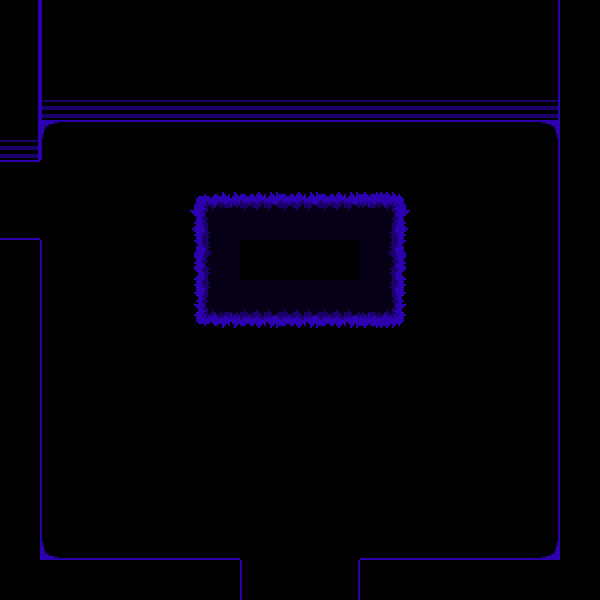

Tiled map render using the project's own tile images. Description and the whole map definition, tile-layer contents included, below:
An orthogonal 15x15 tile map with 40x40 px tiles, 2 tile layers (Tile Layer 1, decals), 2 tilesets and 18 objects (2x interactable, 2x transition, chest, spawn, west, ...).

<map version="1.9" tiledversion="1.9.0" orientation="orthogonal" renderorder="right-down" width="15" height="15" tilewidth="40" tileheight="40" infinite="0" nextlayerid="6" nextobjectid="26">
 <editorsettings>
  <export target="data.lua" format="lua" />
 </editorsettings>
 <properties>
  <property name="border" value="dev" />
  <property name="music" value="greenroom" />
 </properties>
 <tileset firstgid="1" source="../../../../../tilesets/devroom.tsx" />
 <tileset firstgid="73" source="../../../../../tilesets/devroom-objects.tsx" />
 <layer id="1" name="Tile Layer 1" width="15" height="15">
  <data encoding="csv">
9,7,8,8,8,8,8,8,8,8,8,8,8,9,8,
9,7,8,8,8,8,8,8,8,8,8,8,8,9,8,
9,4,5,5,5,5,5,5,5,5,5,5,5,6,8,
6,1,2,2,2,2,2,2,2,2,2,2,2,3,8,
2,8,8,8,8,8,8,8,8,8,8,8,8,9,8,
14,8,8,8,8,8,8,8,8,8,8,8,8,9,8,
8,7,8,8,8,8,8,8,8,8,8,8,8,9,8,
8,7,8,8,8,8,8,8,8,8,8,8,8,9,8,
8,7,8,8,8,8,8,8,8,8,8,8,8,9,8,
8,7,8,8,8,8,8,8,8,8,8,8,8,9,8,
8,7,8,8,8,8,8,8,8,8,8,8,8,9,8,
8,7,8,8,8,8,8,8,8,8,8,8,8,9,8,
8,7,8,8,8,8,8,8,8,8,8,8,8,9,8,
8,13,14,14,14,14,8,8,8,14,14,14,14,15,8,
8,8,8,8,8,8,7,8,9,8,8,8,8,8,8
</data>
 </layer>
 <layer id="3" name="decals" width="15" height="15">
  <data encoding="csv">
0,0,0,0,0,0,0,0,0,0,0,0,0,0,0,
0,0,0,0,0,0,0,0,0,0,0,0,0,0,0,
0,0,0,0,0,0,0,0,0,0,0,0,0,0,0,
0,0,0,0,0,0,0,0,0,0,0,0,0,0,0,
0,0,0,0,37,38,39,39,39,40,41,0,0,0,0,
0,0,0,0,43,44,45,45,45,46,47,0,0,0,0,
0,0,0,0,49,50,0,0,0,52,53,0,0,0,0,
0,0,0,0,55,56,57,57,57,58,59,0,0,0,0,
0,0,0,0,61,62,63,63,63,64,65,0,0,0,0,
0,0,0,0,0,0,0,0,0,0,0,0,0,0,0,
0,0,0,0,0,0,0,0,0,0,0,0,0,0,0,
0,0,0,0,0,0,0,0,0,0,0,0,0,0,0,
0,0,0,0,0,0,0,0,0,0,0,0,0,0,0,
0,0,0,0,0,0,0,0,0,0,0,0,0,0,0,
0,0,0,0,0,0,0,0,0,0,0,0,0,0,0
</data>
 </layer>
 <objectgroup id="2" name="collision">
  <object id="1" x="0" y="120" width="40" height="40" />
  <object id="2" x="40" y="80" width="520" height="40" />
  <object id="3" x="560" y="120" width="40" height="440" />
  <object id="4" x="360" y="560" width="200" height="40" />
  <object id="5" x="40" y="560" width="200" height="40" />
  <object id="6" x="0" y="240" width="40" height="320" />
  <object id="19" x="250" y="420" width="100" height="40" />
 </objectgroup>
 <objectgroup id="4" name="objects">
  <object id="7" gid="121" x="260" y="160" width="80" height="80" />
  <object id="9" name="interactable" x="265" y="120" width="70" height="40">
   <properties>
    <property name="cutscene" value="devhotel_room_001.tv" />
    <property name="solid" type="bool" value="true" />
   </properties>
  </object>
  <object id="11" name="transition" x="-40" y="160" width="40" height="80">
   <properties>
    <property name="map" value="devhotel/rooms/room_001/bedroom" />
    <property name="marker" value="entry" />
   </properties>
  </object>
  <object id="12" name="transition" x="240" y="600" width="120" height="40">
   <properties>
    <property name="map" value="devhotel/devhotel1" />
    <property name="marker" value="door_001" />
   </properties>
  </object>
  <object id="13" gid="93" x="250" y="460" width="100" height="70" />
  <object id="14" name="chest" x="480" y="480" width="40" height="40">
   <properties>
    <property name="item" value="crescentpin" />
   </properties>
  </object>
  <object id="15" gid="115" x="440" y="520" width="40" height="40" />
  <object id="16" name="interactable" x="440" y="480" width="40" height="40">
   <properties>
    <property name="solid" type="bool" value="true" />
    <property name="text1" value="* NOTE: This chest is only here as a placeholder." />
    <property name="text2" value="* It will be removed once the quest for the item in it has been made." />
   </properties>
  </object>
 </objectgroup>
 <objectgroup id="5" name="markers">
  <object id="10" name="spawn" x="300" y="560">
   <point />
  </object>
  <object id="17" name="west" x="40" y="200">
   <point />
  </object>
  <object id="20" name="sleepover" x="300" y="260">
   <point />
  </object>
 </objectgroup>
</map>
